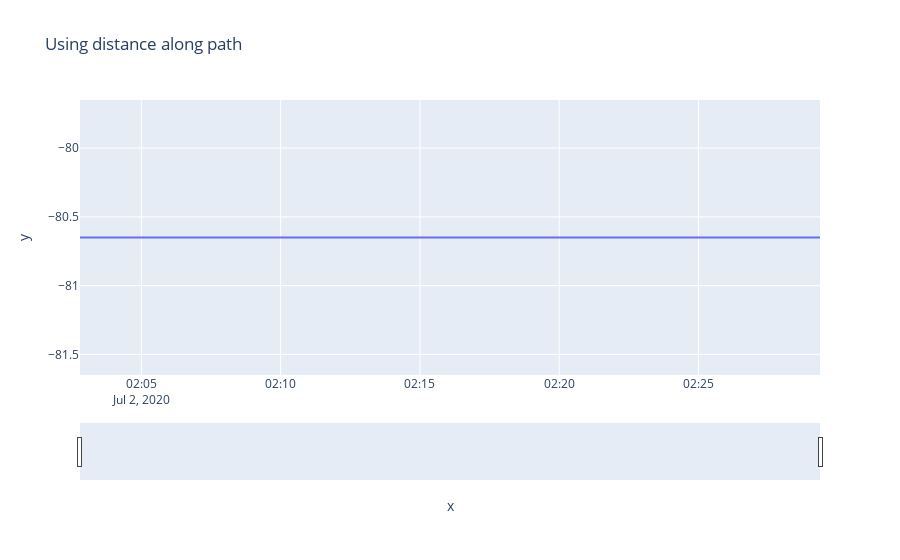

Notebook source saved alongside this figure:
### Code cell
df_bsm_id_pdx_street = df_bsm_pdx_broadway_try_1.copy()
df_bsm_id_pdx_street['distance_along_path'] = -80.65
import plotly.express as px
fig_pdx_street = px.line(x=df_bsm_id_pdx_street.timestamp_verbose, y= df_bsm_id_pdx_street.distance_along_path,title = 'Using distance along path')
fig_pdx_street.update_xaxes(rangeslider_visible=True)

### Figure 1 — Plotly figure (JSON) as saved in the notebook; plotly's stock layout.template omitted (floating-point values rounded to 4 significant figures; data arrays with more than 128 entries replaced by an {"elided": "..."} marker saying what was removed)
{"data": [{"hovertemplate": "x=%{x}<br>y=%{y}<extra></extra>", "legendgroup": "", "line": {"color": "#636efa", "dash": "solid"}, "mode": "lines", "name": "", "showlegend": false, "type": "scattergl", "x": {"elided": "1968 str values"}, "xaxis": "x", "y": {"elided": "1968 float values"}, "yaxis": "y"}], "layout": {"legend": {"tracegroupgap": 0}, "title": {"text": "Using distance along path"}, "xaxis": {"anchor": "y", "domain": [0, 1], "rangeslider": {"visible": true}, "title": {"text": "x"}}, "yaxis": {"anchor": "x", "domain": [0, 1], "title": {"text": "y"}}}}
